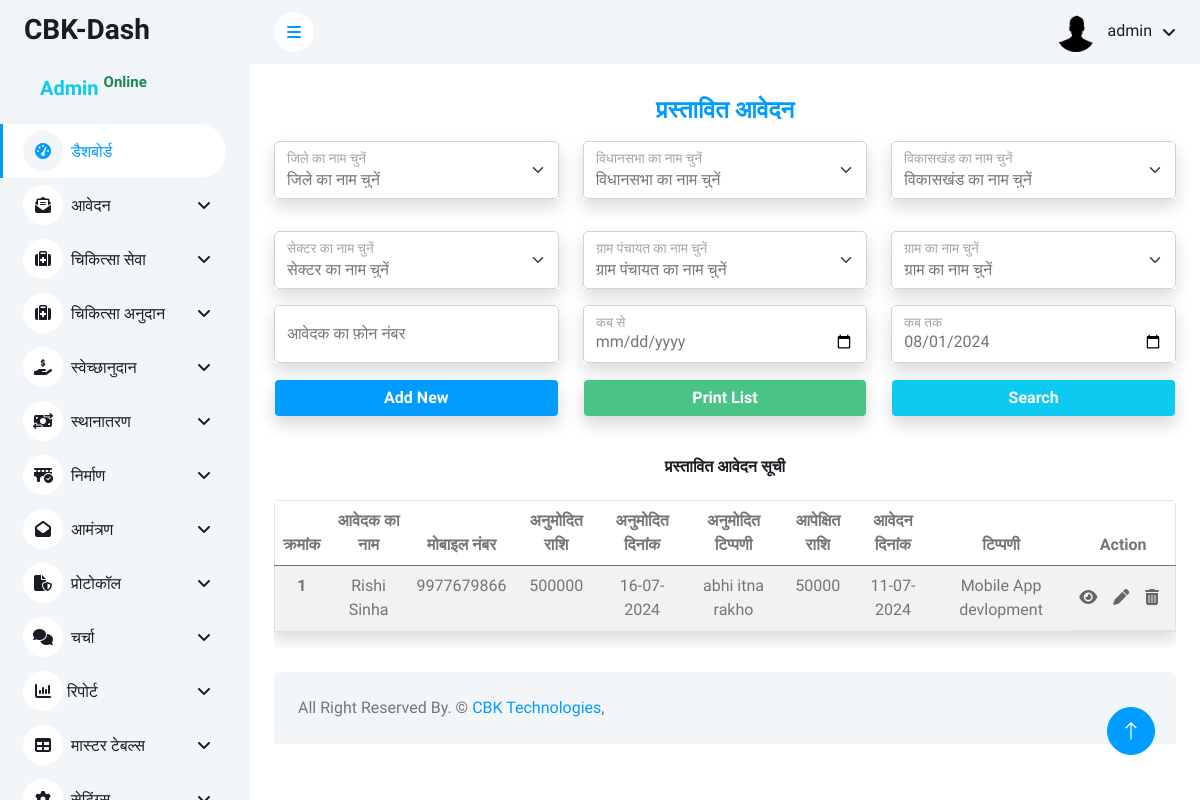
The app's page /admin/nirmaan/prastavit_aavedan.php (signed in) with its own data.
### tables this page shows
CREATE TABLE `nirmaan` (
  `id` int(11) NOT NULL,
  `name` varchar(100) NOT NULL,
  `phone_number` varchar(15) NOT NULL,
  `designation` varchar(100) NOT NULL,
  `district_id` int(11) NOT NULL,
  `vidhansabha_id` int(11) NOT NULL,
  `vikaskhand_id` int(11) NOT NULL,
  `sector_id` int(11) NOT NULL,
  `gram_panchayat_id` varchar(100) NOT NULL,
  `gram_id` varchar(100) NOT NULL,
  `subject` varchar(255) NOT NULL,
  `reference` varchar(100) NOT NULL,
  `expectations_amount` int(11) NOT NULL,
  `application_date` date NOT NULL,
  `file_upload` varchar(255) NOT NULL,
  `comment` text NOT NULL,
  `status` int(11) NOT NULL DEFAULT 0 COMMENT '0 = प्राप्त आवेदन\r\n1 = प्रस्तावित आवेदन\r\n2 = स्वीकृत आवेदन \r\n3 = प्रेषित स्वीकृत आवेदन\r\n4 = अस्वीकृत आवेदन ',
  `anumodit_amount` varchar(200) NOT NULL DEFAULT '',
  `aadesh_no` varchar(200) NOT NULL DEFAULT '',
  `anumodit_date` date DEFAULT NULL,
  `view_comment` text NOT NULL,
  `create_date` timestamp NOT NULL DEFAULT current_timestamp(),
  `update_date` timestamp NOT NULL DEFAULT current_timestamp() ON UPDATE current_timestamp(),
  `sveekrt_amount` varchar(200) NOT NULL,
  `sveekrt_no` varchar(100) NOT NULL,
  `sveekrt_comment` text NOT NULL,
  `sveekrt_date` date DEFAULT NULL,
  `yojna_id` int(11) NOT NULL,
  `ptr_sender` varchar(200) NOT NULL,
  `presit_date` date DEFAULT NULL,
  `anudan_prapt_add` varchar(200) NOT NULL
);

### admin/nirmaan/prastavit_aavedan.php (the view, shortened to what this page needs)
<?php include('../config/dbconnection.php') ?>
<?php
$tblname = "nirmaan";
$tblkey = "id";
$pagename = "प्रस्तावित आवेदन";
if ($_SERVER['REQUEST_METHOD'] == 'POST' && isset($_POST['search'])) {
    $district_id = isset($_POST['district_id']) ? $_POST['district_id'] : '';
    $vidhansabha_id = isset($_POST['vidhansabha_id']) ? $_POST['vidhansabha_id'] : '';
    $vikaskhand_id = isset($_POST['vikaskhand_id']) ? $_POST['vikaskhand_id'] : '';
    $sector_id = isset($_POST['sector_id']) ? $_POST['sector_id'] : '';
    $gram_panchayat_id = isset($_POST['gram_panchayat_id']) ? $_POST['gram_panchayat_id'] : '';
    $gram_id = isset($_POST['gram_id']) ? $_POST['gram_id'] : '';
    $phone_number = isset($_POST['phone_number']) ? $_POST['phone_number'] : '';
    $from_date = isset($_POST['from_date']) ? $_POST['from_date'] : '';
    $to_date = isset($_POST['to_date']) ? $_POST['to_date'] : '';
    $sql = "SELECT a.*, d.district_name, v.vidhansabha_name, vk.vikaskhand_name, s.sector_name, gp.gram_panchayat_name, g.gram_name
    FROM $tblname a
    LEFT JOIN district_master d ON a.district_id = d.district_id
    LEFT JOIN vidhansabha_master v ON a.vidhansabha_id = v.vidhansabha_id
    LEFT JOIN vikaskhand_master vk ON a.vikaskhand_id = vk.vikaskhand_id
    LEFT JOIN sector_master s ON a.sector_id = s.sector_id
    LEFT JOIN gram_panchayat_master gp ON a.gram_panchayat_id = gp.gram_panchayat_id
    LEFT JOIN gram_master g ON a.gram_id = g.gram_id
    WHERE a.status=1";
    if (!empty($district_id)) {
        $sql .= " AND a.district_id = '" . mysqli_real_escape_string($conn, $district_id) . "'";
    }
    if (!empty($vidhansabha_id)) {
        $sql .= " AND a.vidhansabha_id = '" . mysqli_real_escape_string($conn, $vidhansabha_id) . "'";
    }
    if (!empty($vikaskhand_id)) {
        $sql .= " AND a.vikaskhand_id = '" . mysqli_real_escape_string($conn, $vikaskhand_id) . "'";
    }
    if (!empty($sector_id)) {
        $sql .= " AND a.sector_id = '" . mysqli_real_escape_string($conn, $sector_id) . "'";
    }
    if (!empty($gram_panchayat_id)) {
        $sql .= " AND a.gram_panchayat_id = '" . mysqli_real_escape_string($conn, $gram_panchayat_id) . "'";
    }
    if (!empty($gram_id)) {
        $sql .= " AND a.gram_id = '" . mysqli_real_escape_string($conn, $gram_id) . "'";
    }
    if (!empty($phone_number)) {
        $sql .= " AND phone_number = '" . mysqli_real_escape_string($conn, $phone_number) . "'";
    }
    if (!empty($from_date) && !empty($to_date)) {
        $sql .= " AND application_date BETWEEN '" . mysqli_real_escape_string($conn, $from_date) . "' AND '" . mysqli_real_escape_string($conn, $to_date) . "'";
    }
    $sql .= " ORDER BY id DESC";
} else {
    $sql = "SELECT a.*, d.district_name, v.vidhansabha_name, vk.vikaskhand_name, s.sector_name, gp.gram_panchayat_name, g.gram_name
    FROM $tblname a
    LEFT JOIN district_master d ON a.district_id = d.district_id
    LEFT JOIN vidhansabha_master v ON a.vidhansabha_id = v.vidhansabha_id
    LEFT JOIN vikaskhand_master vk ON a.vikaskhand_id = vk.vikaskhand_id
    LEFT JOIN sector_master s ON a.sector_id = s.sector_id
    LEFT JOIN gram_panchayat_master gp ON a.gram_panchayat_id = gp.gram_panchayat_id
    LEFT JOIN gram_master g ON a.gram_id = g.gram_id
    WHERE a.status=1
    ORDER BY a.$tblkey DESC";
}
$fetch = mysqli_query($conn, $sql);
?>
<?php include('../includes/header.php') ?>
<?php include('../includes/sidebar.php') ?>
<?php include('../includes/navbar.php') ?>
<div class="container-fluid pt-4 px-4">
    <h4 class="text-center fw-bolder text-primary mb-3"><?= $pagename; ?></h4>
    <form action="" method="post">
        <div class="row">
            <div class="col-lg-4 text-center mb-3">
                <div class="form-group shadow">
                    <div class="form-floating mb-3">
                        <select name="district_id" id="districtSelect" class="form-select form-control bg-white">
                            <option value="" selected>जिले का नाम चुनें</option>
                        </select>
                        <label for="districtSelect">जिले का नाम चुनें </label>
                    </div>
                </div>
            </div>
            <div class="col-lg-4">
                <div class="form-group shadow">
                    <div class="form-floating mb-3">
                        <select name="vidhansabha_id" id="vidhansabhaSelect" class="form-select form-control bg-white ">
                            <option value="" selected>विधानसभा का नाम चुनें</option>
                        </select>
                        <label for="vidhansabha">विधानसभा का नाम चुनें </label>
                    </div>
                </div>
            </div>
            <div class="col-lg-4">
                <div class="form-group shadow">
                    <div class="form-floating mb-3">
                        <select name="vikaskhand_id" id="vikaskhandSelect" class="form-select form-control bg-white">
                            <option value="" selected disabled>विकासखंड का नाम चुनें</option>
                        </select>
                        <label for="vikaskhand">विकासखंड का नाम चुनें </label>
                    </div>
                </div>
            </div>
            <div class="col-lg-4">
                <div class="form-group shadow">
                    <div class="form-floating mb-3">
                        <select name="sector_id" id="sectorSelect" class="form-select form-control bg-white">
                            <option value="" selected>सेक्टर का नाम चुनें</option>
                        </select>
                        <label for="sector">सेक्टर का नाम चुनें </label>
                    </div>
                </div>
            </div>
            <div class="col-lg-4">
                <div class="form-group shadow">
                    <div class="form-floating mb-3">
                        <select name="gram_panchayat_id" id="gramPanchayatSelect" class="form-select form-control bg-white">
                            <option value="" selected>ग्राम पंचायत का नाम चुनें</option>
                        </select>
                        <label for="gram_panchayt">ग्राम पंचायत का नाम चुनें </label>
                    </div>
                </div>
            </div>
            <div class="col-lg-4">
                <div class="form-group shadow">
                    <div class="form-floating mb-3">
                        <select class="form-select" id="gramSelect" name="gram_id">
                            <option value="" selected>ग्राम का नाम चुनें</option>
                        </select>
                        <label for="gram">ग्राम का नाम चुनें </label>
                    </div>
                </div>
            </div>
            <div class="col-lg-4">
                <div class="form-group shadow">
                    <div class="form-floating mb-3">
                        <input type="text" name="phone_number" class="form-control" id="phone_number" placeholder="आवेदक का फ़ोन नंबर" onkeypress='return event.charCode >= 48 && event.charCode <= 57'>
                        <label for="mobile">आवेदक का फ़ोन नंबर </label>
                    </div>
                </div>
            </div>
            <div class="col-lg-4">
                <div class="form-group shadow">
                    <div class="form-floating mb-3">
                        <input type="date" name="from_date" class="form-control" id="from_date" placeholder="कब से ">
                        <label for="from_date">कब से</label>
                    </div>
                </div>
            </div>
            <div class="col-lg-4">
                <div class="form-group shadow">
                    <div class="form-floating mb-3">
                        <?php
                        $currentDate = date('Y-m-d');
                        ?>
                        <input type="date" name="to_date" value="<?= $currentDate ?>" class="form-control" id="to_date" placeholder="कब तक ">
                        <label for="to_date">कब तक</label>
                    </div>
                </div>
            </div>
            <div class="col-lg-4 text-center mb-3">
                <a name="Add_New" onclick="location.href='swekshanudan.php';" class="form-control text-center text-white btn text-center shadow bg-primary" style="background-color:#4ac387;"><b>Add New</b></a>
            </div>
            <div class="col-lg-4 text-center mb-3">
                <div name="PrintList" onclick="" class="form-control text-center text-white btn text-center shadow" style="background-color:#4ac387;"><b>Print List</b></div>
            </div>
            <div class="col-lg-4 text-center mb-3">
                <button name="search" class="form-control text-center text-white btn text-center shadow bg-info" type="submit"><b>Search</b></button>
            </div>
        </div>
    </form>
</div>
<div class="container-fluid px-4">
    <div class="row">
        <div class="col-sm-12 col-lg-12">
            <h6 class="mb-4 text-center mt-2 pt-3 "><?= $pagename; ?> सूची</h6>
            <div class=" rounded" style="overflow-y: scroll;">
                <table class="table table-striped border shadow">
                    <thead class=" head">
                        <tr class="text-center">
                            <th scope="col">क्रमांक</th>
                            <th scope="col">आवेदक का नाम</th>
                            <th scope="col">मोबाइल नंबर</th>
                            <th scope="col">अनुमोदित राशि</th>
                            <th scope="col">अनुमोदित दिनांक</th>
                            <th scope="col">अनुमोदित टिप्पणी</th>
                            <th scope="col">आपेक्षित राशि</th>
                            <th scope="col">आवेदन दिनांक</th>
                            <th scope="col">टिप्पणी</th>
                            <th scope="col">Action</th>
                        </tr>
                    </thead>
                    <tbody>
                        <?php
                        $i = 1;
                        while ($row = mysqli_fetch_array($fetch)) {
                        ?>
                            <tr class=" text-center">
                                <th scope="row"><?= $i++ ?></th>
                                <td><?= $row['name'] ?></td>
                                <td><?= $row['phone_number'] ?></td>
                                <td><?= $row['anumodit_amount'] ?></td>
                                <td><?= date("d-m-Y", strtotime($row['anumodit_date'])) ?></td>
                                <td><?= $row['view_comment'] ?></td>
                                <td><?= $row['expectations_amount'] ?></td>
                                <td><?= date("d-m-Y", strtotime($row['application_date'])) ?></td>
                                <td><?= $row['comment'] ?></td>
                                <td class="action">
                                    <a href="#" onclick="view(<?= $row['id'] ?>)"><i class="fas fa-eye me-2 " title="View"></i></a>
                                    <a href="#" onclick="edit(<?= $row['id'] ?>)"><i class="fas fa-pen me-2 " title="Edit"></i></a>
                                    <a href="" onclick="confirmDelete(<?= $row['id']; ?>, '<?php echo $tblname; ?>', '<?= $tblkey ?>')"><i class="fas fa-trash-alt me-2 " title="Delete"></i></a>
                                </td>
                            </tr>
                        <?php } ?>
                    </tbody>
                </table>
            </div>
        </div>
    </div>
</div>
<?php include('../includes/footer.php'); ?>

### admin/css/style.css (style rules this page uses)
:root { --primary: #009CFF; --light: #F3F6F9; --dark: #191C24; }
.btn { transition: .5s; }
.action { display:flex; justify-content: center; align-items: center; }
.action a { text-decoration: none; color: #666; transition: color 0.2s ease; }

### records on screen
nirmaan: name "Rishi Sinha", phone_number "9977679866", anumodit_amount "500000", anumodit_date "16-07-2024", view_comment "abhi itna rakho", expectations_amount "50000", application_date "11-07-2024", comment "Mobile App devlopment"

### other values on screen
$username "admin"
$pagename "प्रस्तावित आवेदन"
